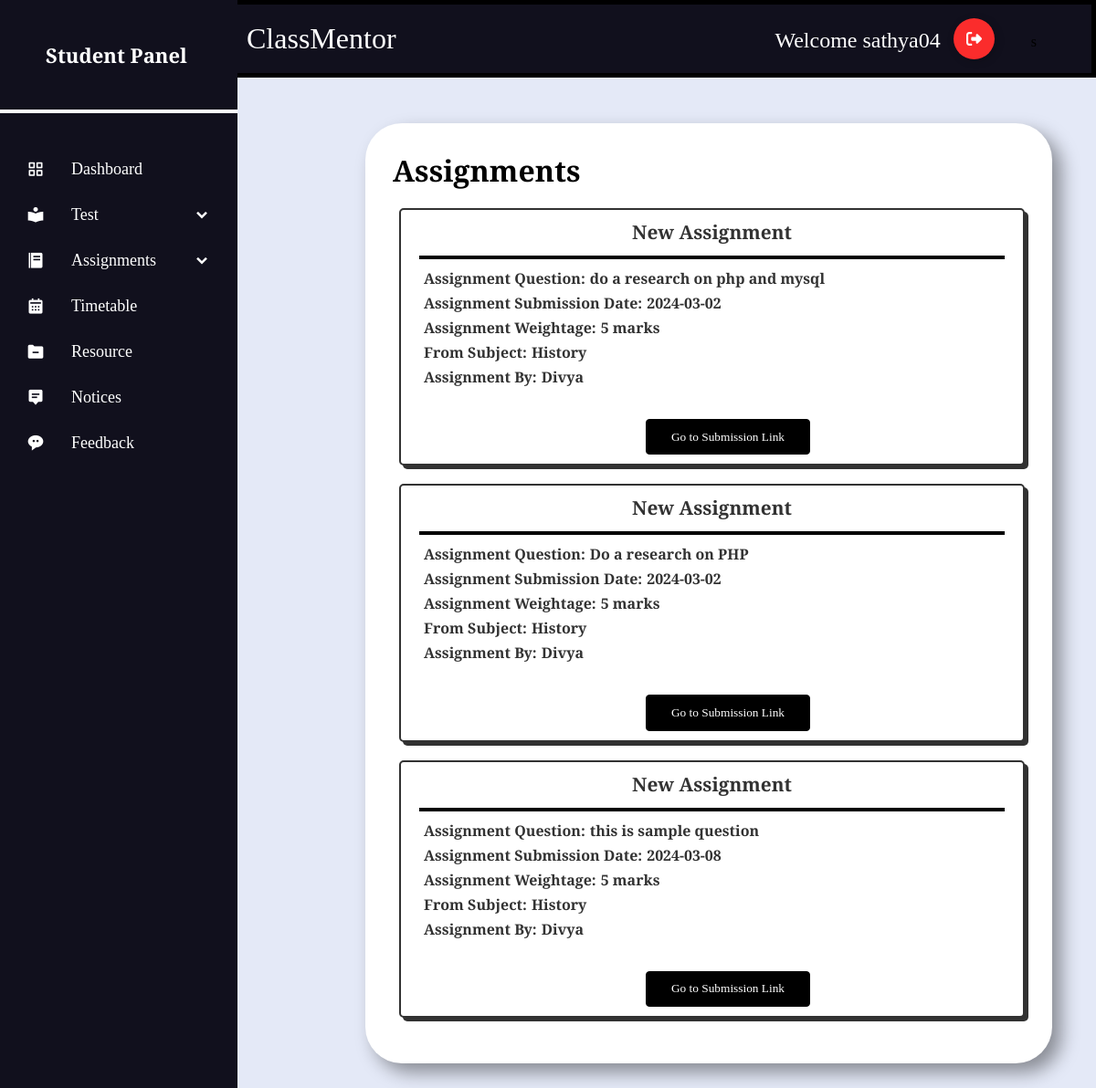
The app's page /student/studentassignment.php with its own data.
### tables this page shows
CREATE TABLE `assignmentdetails` (
  `AssignmentID` int(11) NOT NULL,
  `TeacherID` int(11) NOT NULL,
  `SubjectID` int(11) NOT NULL,
  `CourseID` int(11) NOT NULL,
  `Assignmentquestion` varchar(300) NOT NULL,
  `AssignmentSubdate` date NOT NULL,
  `Assignmentweightage` varchar(5) NOT NULL,
  `AssignmentSublink` varchar(200) NOT NULL
);

CREATE TABLE `subjectdetails` (
  `SubjectID` int(11) NOT NULL,
  `TeacherID` int(11) NOT NULL,
  `CourseID` int(11) NOT NULL,
  `Subjectname` varchar(100) NOT NULL
);

CREATE TABLE `teacherdetails` (
  `TeacherID` int(11) NOT NULL,
  `Firstname` varchar(50) NOT NULL,
  `Lastname` varchar(50) NOT NULL,
  `Email` varchar(150) NOT NULL,
  `Phone` varchar(10) NOT NULL,
  `Education` varchar(200) NOT NULL,
  `Subjectstaken` varchar(200) NOT NULL,
  `Username` varchar(50) NOT NULL,
  `Password` varchar(20) NOT NULL,
  `code` mediumint(9) NOT NULL
);

### student/studentassignment.php (the view, shortened to what this page needs)
<?php
include('components/connect.php');
include('components/sidebar.php');
$username = "sathya05";
$studentsql = "select CourseID from studentdetails where Username = '" . $username . "' ";
$studentresult = mysqli_query($conn, $studentsql);
$row1 = mysqli_fetch_assoc($studentresult);
$col1 = $row1['CourseID'];
$sql = "SELECT subjectdetails.Subjectname, teacherdetails.Firstname, assignmentdetails.Assignmentquestion, assignmentdetails.AssignmentSubdate, assignmentdetails.Assignmentweightage, assignmentdetails.AssignmentSublink
FROM assignmentdetails
INNER JOIN subjectdetails ON subjectdetails.SubjectID = assignmentdetails.SubjectID
INNER JOIN teacherdetails ON teacherdetails.TeacherID = assignmentdetails.TeacherID
WHERE assignmentdetails.CourseID = '$col1'";
$result = mysqli_query($conn, $sql);
?>
<!DOCTYPE html>
<html lang="en">
<head>
    <link rel="stylesheet" href="styles/studentstyle.css">
</head>
<body>
    <section class="home-section">
        <div class="home-content">
            <div class="left-content">
                ClassMentor
            </div>
            <div class="right-content">
                <label for="" class="dropdowntext" style="margin-right: 30px;">Welcome sathya04</label>
                <div class="dropdown">
                    <div class="dropdown">
                        <a href="logout.php"><button class="Btn">
                                <div class="sign"></div>
                            </button>
                        </a>
                    </div>s
                </div>
            </div>
        </div>
        <div class="resource-control">
            <h1 class="heading-text">Assignments</h1>
            <?php
            if (mysqli_num_rows($result) > 0) {
                while ($row = $result->fetch_assoc()) {
                    echo "<div  class='announcement-label'><div class='announcement-heading'>New Assignment<hr></div>
            <div class='announce-desc'><p>Assignment Question: </p><label  class='assign-text'>" . $row['Assignmentquestion'] . "</label><br></div>
            <div class='announce-desc'><p>Assignment Submission Date: </p><label  class='assign-text'>" . $row['AssignmentSubdate'] . "</label><br></div>
            <div class='announce-desc'><p>Assignment Weightage: </p><label  class='assign-text'>" . $row['Assignmentweightage'] . " marks</label><br></div>
            <div class='announce-desc'><p>From Subject: </p><label  class='assign-text'>" . $row['Subjectname'] . "</label><br></div>
            <div class='announce-desc'><p>Assignment By: </p><label  class='assign-text'>" . $row['Firstname'] . "</label><br></div>
           <div class='announce-button'><div class='btndiv centerdiv'><a href ='" . $row['AssignmentSublink'] . "'><button class='button'>Go to Submission Link</button></a></div></div></div>";
                }
            } else {
                echo "<div class='successmsg'><label class='successtext'>Data not found</label><br>
    <label class='successtext'>To Post New Announcements <br><div class='btndiv'><a href='add-notice.php' class='button deletetext'>Click Here!</a></div></label></div>";
            }
            ?>
        </div>
    </section>
</body>
</html>

### student/styles/studentstyle.css (style rules this page uses)
* { margin: 0; padding: 0; box-sizing: border-box; font-family: "DM Serif Text", serif; }
.home-section { position: relative; background: #e4e9f7; left: 260px; width: calc(100% - 260px); transition: all 0.5s ease; }
.home-content { border: 5px solid black; border-left: 0; display: flex; margin: 0 auto; justify-content: space-between; align-items: center; padding: 10px; }
.left-content { flex: 1; }
.right-content { justify-content: center; text-align: center; padding: 10px; }
.dropdowntext { color: white; font-size: 1.5rem; position: relative; right: 40px; vertical-align: middle; position: relative; bottom: 3px; }
.dropdown { position: relative; display: inline-block; right: 40px; }
.home-section .home-content { height: 85px; display: flex; align-items: center; background-color: #11101d; }
.left-content { font-size: 2rem; color: white; }
.Btn { display: flex; align-items: center; justify-content: flex-start; width: 45px; height: 45px; border: none; border-radius: 50%; cursor: pointer; position: relative; overflow: hidden; transition-duration: 0.3s; box-shadow: 2px 2px 10px rgba(0, 0, 0, 0.199); background-color: rgb(251, 44, 44); margin-left: 20px; }
.sign { width: 100%; transition-duration: 0.3s; display: flex; align-items: center; justify-content: center; }
.sign svg { width: 17px; }
body { background-color: #e4e9f7; }
.resource-control { width: 80%; position: relative; bottom: 30px; background-color: white; border-radius: 40px; margin-top: 80px; padding: 30px; margin-left: 140px; text-align: left; box-shadow: 10px 10px 20px rgba(0, 0, 0, 0.4); }
.resource-control h1 { text-align: left; font-size: 2rem; margin-bottom: 20px; }
.centerdiv { text-align: center; }
.button { --bg: #000; --hover-text: #000; color: #fff; cursor: pointer; border: 1px solid var(--bg); border-radius: 4px; padding: 0.8em 2em; background: var(--bg); transition: 0.2s; }
.btndiv { margin-left: 35px; margin-top: 30px; }

### student/studentassignment.php (style rules this page uses)
.announcement-label { --input-focus: #2d8cf0; --font-color: #323232; --font-color-sub: #666; --bg-color: #fff; --main-color: #323232; border-radius: 5px; border: 2px solid var(--main-color); background-color: var(--bg-color); box-shadow: 4px 4px var(--main-color); font-size: 1rem; font-weight: 600; color: var(--font-color); padding: 10px 10px; outline: none; margin-top: 5px; margin-left: 7px; margin-bottom: 20px; }
.announcement-heading { font-size: 1.3rem; text-align: center; }
.announcement-heading hr { border: 2px solid black; margin: 12px 10px 10px 10px; }
.announcement-label p { display: inline-block; margin-right: 5px; margin-bottom: 5px; }
.announce-desc { font-size: 1rem; margin-left: 15px; }

### records on screen
assignmentdetails: Assignmentquestion "do a research on php and mysql", AssignmentSubdate "2024-03-02", Assignmentweightage "5", SubjectID.Subjectname "History", TeacherID.Firstname "Divya"
assignmentdetails: Assignmentquestion "Do a research on PHP", AssignmentSubdate "2024-03-02", Assignmentweightage "5", SubjectID.Subjectname "History", TeacherID.Firstname "Divya"
assignmentdetails: Assignmentquestion "this is sample question", AssignmentSubdate "2024-03-08", Assignmentweightage "5", SubjectID.Subjectname "History", TeacherID.Firstname "Divya"
